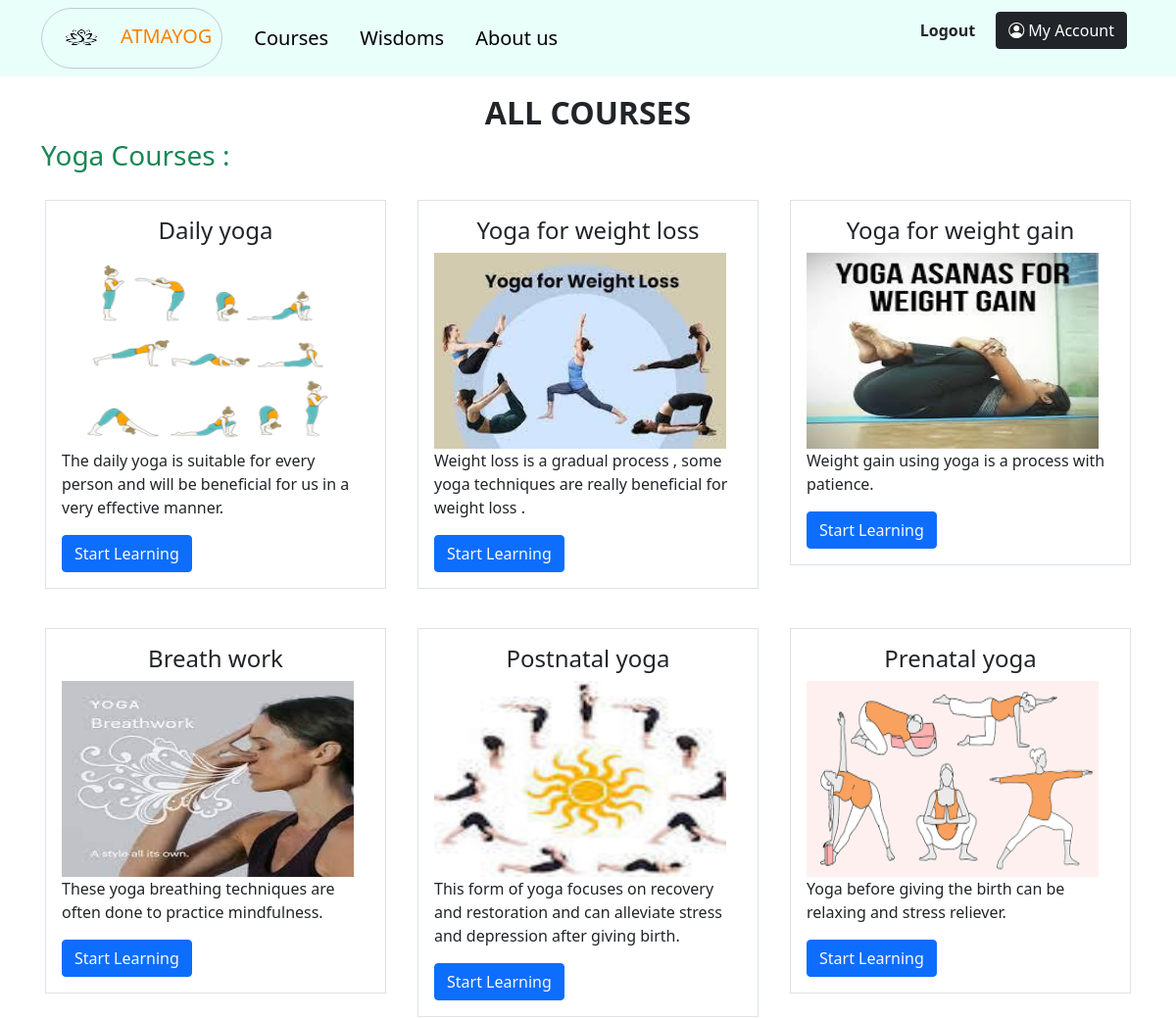
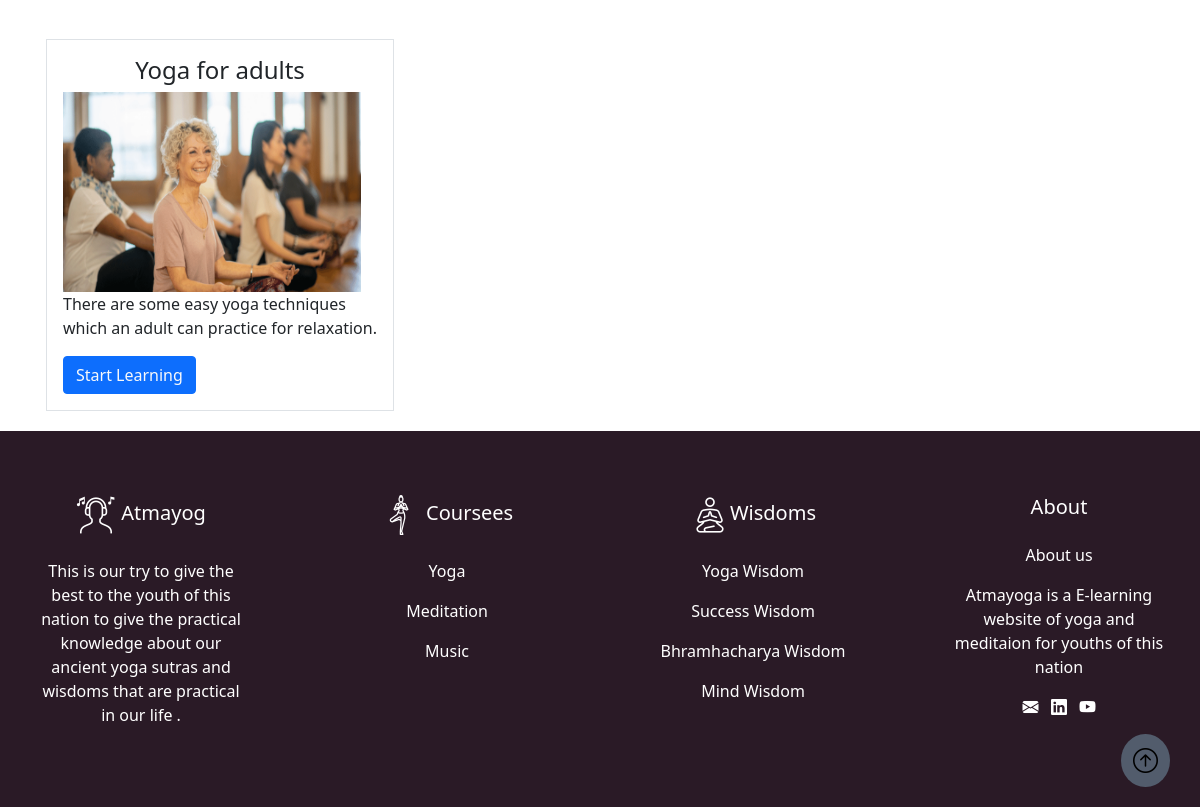
/courses-in.php (signed in), run on the app's committed database (2 pictures, top to bottom).
### tables this page shows
CREATE TABLE `courses` (
  `id` int(255) NOT NULL,
  `course_name` varchar(255) DEFAULT NULL,
  `course_image` varchar(255) DEFAULT NULL,
  `course_category` varchar(255) DEFAULT NULL,
  `course_subheading` varchar(255) DEFAULT NULL
);

### courses-in.php (the view, shortened to what this page needs)
<!doctype html>
<html lang="en">
<head>
    <link rel="stylesheet" href="./css/wow.css">
    <link rel="stylesheet" href="./admin/admin.css">
    <link rel="stylesheet" href="https://cdn.jsdelivr.net/npm/bootstrap-icons@1.10.3/font/bootstrap-icons.css">
    <link href="https://cdn.jsdelivr.net/npm/bootstrap@5.0.2/dist/css/bootstrap.min.css" rel="stylesheet"
>
    <link rel="stylesheet" href="./css/style.css">
    <link href="https://owlcarousel2.github.io/OwlCarousel2/assets/owlcarousel/assets/owl.carousel.min.css"
        rel="stylesheet">
    <link href="https://owlcarousel2.github.io/OwlCarousel2/assets/owlcarousel/assets/owl.theme.default.min.css"
        rel="stylesheet">
</head>
<body>
    <button onclick="topFunction()" id="myBtn" title="Go to top"><i class="bi bi-arrow-up-circle"></i></button>
    <?php include("navbar-in.php"); ?>
    <div class="container">
        <div class="section-title text-center">
            <h2><b>ALL COURSES</b></h2>
        </div>
        <div class="row">
            <h3 class="text-success">Yoga Courses : </h3>
            <?php
            $con = mysqli_connect('localhost', 'root');
            mysqli_select_db($con, 'atmayog');
            $q = "select * from courses where course_category = 'yoga'";
            $query = mysqli_query($con, $q);
            if (mysqli_num_rows($query) > 0) {
                while ($images = mysqli_fetch_assoc($query)) { ?>
                    <div class="course col-lg-4 col-md-6 my-3 ">
                        <div class="m-1 p-3 border border-1">
                            <h4 class="text-center ">
                                <?= $images['course_name'] ?>
                            </h4>
                            <img class="admin-course-img" src="./admin/uploads/<?= $images['course_image'] ?>">
                            <p>
                                <?= $images['course_subheading'] ?>
                            </p>
                            <button class="btn btn-primary text-light"><a class="text-light" href="./all-topics.php">Start
                                    Learning</a></button>
                        </div>
                    </div>
                <?php }
            } ?>
        </div>
    </div>
    <?php include("footer-in.php"); ?>
</body>
</html>

### navbar-in.php (shortened to what this page needs)
<!doctype html>
<html lang="en">
<head>
    <link href="https://cdn.jsdelivr.net/npm/bootstrap@5.0.2/dist/css/bootstrap.min.css" rel="stylesheet"
>
    <link rel="stylesheet" href="./css/style.css">
</head>
<body>
    <div class="container mb-5 pb-5">
        <div class="navbar-outer py-0">
            <nav class="navbar fixed-top navbar-expand-lg navbar-light">
                <div class="container py-0">
                    <a class="navbar-brand py-0 rounded-pill" href="./home.php"><img class="nav-image"
                            src="./assets/yog_lotus.png" alt="./home.php"><span class="text-theme">ATMAYOG</span>
                    </a>
                    <div class="collapse navbar-collapse" id="navbarSupportedContent">
                        <ul class="navbar-nav me-auto mb-2 mb-lg-0">
                            <li class="nav-item mx-lg-2 my-0 py-0">
                                <a class="nav-link" href="./courses-in.php">Courses</a>
                            </li>
                            <li class="nav-item mx-lg-2 my-0 py-0">
                                <a class="nav-link" href="./wisdoms.php">Wisdoms</a>
                            </li>
                            <li class="nav-item mx-lg-2 my-0 py-0">
                                <a class="nav-link" href="./about-us-i.php">About us</a>
                            </li>
                        </ul>
                        <div class="d-flex">
                            <a href="./logout.php"><button class="btn login-btn mb-3">Logout</button></a>
                            <a href="./account.php"><button class="btn btn-dark mx-2"> <i
                                        class="bi bi-person-circle"></i> My Account</button></a>
                        </div>
                    </div>
                </div>
            </nav>
        </div>
    </div>
</body>
</html>

### footer-in.php (shortened to what this page needs)
<!doctype html>
<html lang="en">
<head>
    <link rel="stylesheet" href="./css/wow.css">
    <link rel="stylesheet" href="https://cdn.jsdelivr.net/npm/bootstrap-icons@1.10.3/font/bootstrap-icons.css">
    <link href="https://cdn.jsdelivr.net/npm/bootstrap@5.0.2/dist/css/bootstrap.min.css" rel="stylesheet"
>
    <link rel="stylesheet" href="./css/style.css">
    <link href="https://owlcarousel2.github.io/OwlCarousel2/assets/owlcarousel/assets/owl.carousel.min.css"
        rel="stylesheet">
    <link href="https://owlcarousel2.github.io/OwlCarousel2/assets/owlcarousel/assets/owl.theme.default.min.css"
        rel="stylesheet">
</head>
<body>
    <div class="footer-div py-3">
        <div class="row justify-content-center text-center">
            <div class="col-lg-3 col-md-6 p-5">
                <h5 class="mb-4"><img src="./assets/icons/music.png"></img> Atmayog</h5>
                <p>This is our try to give the best to the youth of this nation to give the practical knowledge about
                    our
                    ancient yoga sutras and wisdoms that are practical in our life .</p>
            </div>
            <div class="col-lg-3 col-md-6 p-5">
                <h5 class="mb-4"><img src="./assets/icons/yoga.png"></img> Coursees</h5>
                <p><a href="./courses-in.php">Yoga</a></p>
                <p><a href="./courses-in.php">Meditation</a></p>
                <p><a href="./courses-in.php">Music</a></p>
            </div>
            <div class="col-lg-3 col-md-6 p-5">
                <h5 class="mb-4"><img src="./assets/icons/meditation.png"></img>Wisdoms</h5>
                <p><a href="./yoga-wisdoms.php">Yoga Wisdom</a></p>
                <p><a href="./success-wisdoms.php">Success Wisdom</a></p>
                <p><a href="./bramha-wisdoms.php">Bhramhacharya Wisdom</a></p>
                <p><a href="./mind-wisdoms.php">Mind Wisdom</a></p>
            </div>
            <div class="col-lg-3 col-md-6 p-5">
                <h5 class="mb-4">About</h5>
                <p><a href="./about-us-i.php">About us</a></p>
                <p>Atmayoga is a E-learning website of yoga and meditaion for youths of this nation</p>
                <div class="d-flex justify-content-center">
                    <a href="mailto:atmayogafitness@gmail.com">
                        <i class="bi bi-envelope-fill"></i></a>
                    <a href="https://www.linkedin.com/in/vaishnavi-kumbhakarna-838a13221/" target="_blank"><i
                            class="bi bi-linkedin"></i></a>
                    <a href="https://www.youtube.com/@yogawithadriene" target="_blank"><i
                            class="bi bi-youtube "></i></a>
                </div>
            </div>
        </div>
    </div>
</body>
</html>

### admin/admin.css (style rules this page uses)
.admin-course-img { width: 95%; height: 200px; }

### css/style.css (style rules this page uses)
:root { --orange: rgb(255, 128, 0); --bg-one: #dcf1ff; --primary: rgb(86, 210, 255); --light-orange: rgb(243, 212, 181); }
body, html { height: 100%; }
.text-theme { color: var(--orange); }
a { text-decoration: none; color: black; }
html, body { overflow-x: hidden; }
.navbar { background-color: rgba(230, 255, 250, 0.883); }
.navbar-brand { padding-right: 10px; border: 1px solid #00000030; }
.navbar-outer .nav-image { width: 80px; height: 60px; }
.navbar-outer li a { font-size: 20px; font-weight: 500; }
.navbar-outer { overflow: hidden; background-color: #ffffff; }
.navbar-nav .nav-link { color: black !important; }
.login-btn { font-weight: 700; }
.footer-div { background-color: #2a1a26; color: white; }
.footer-div a { color: white; }
#myBtn { position: fixed; bottom: 20px; right: 30px; z-index: 99; font-size: 25px; font-weight: 900; border: none; outline: none; background-color: rgba(165, 231, 255, 0.327); color: rgb(0, 0, 0); cursor: pointer; padding: 8px 12px; border-radius: 50%; }

### data on the page
courses: course_name "Daily yoga", course_image (picture), course_subheading "The daily yoga is suitable for every person and will be beneficial for us in a very effective manner."
courses: course_name "Yoga for weight loss", course_image (picture), course_subheading "Weight loss is a gradual process , some yoga techniques are really beneficial for weight loss ."
courses: course_name "Yoga for weight gain", course_image (picture), course_subheading "Weight gain using yoga is a process with patience."
courses: course_name "Breath work", course_image (picture), course_subheading "These yoga breathing techniques are often done to practice mindfulness."
courses: course_name "Postnatal yoga", course_image (picture), course_subheading "This form of yoga focuses on recovery and restoration and can alleviate stress and depression after giving birth."
courses: course_name "Prenatal yoga", course_image (picture), course_subheading "Yoga before giving the birth can be relaxing and stress reliever."
courses: course_name "Yoga for adults", course_image (picture), course_subheading "There are some easy yoga techniques which an adult can practice for relaxation."
